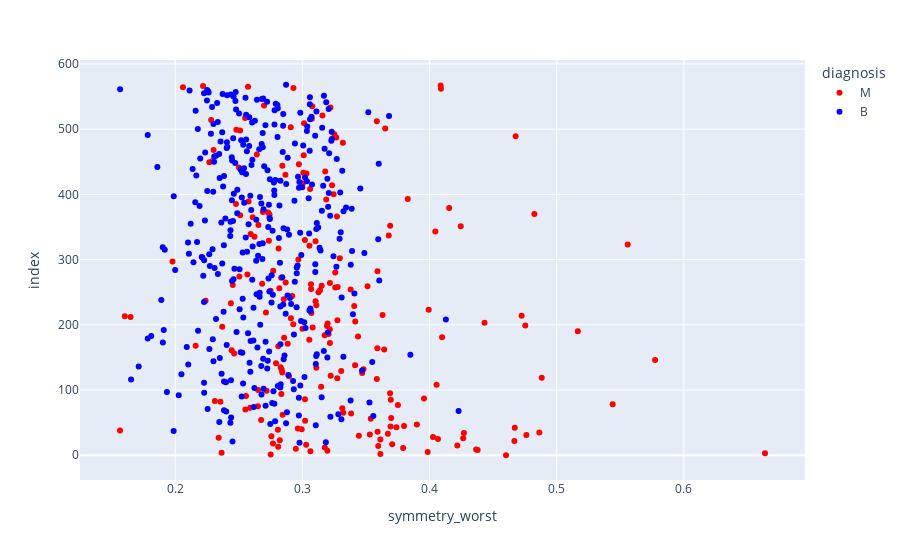

The notebook cell this image was saved under:
### Code cell
px.scatter(data_frame=df,x='symmetry_worst',color='diagnosis',color_discrete_sequence=['red','blue'])

### Figure 1 — Plotly figure (JSON) as saved in the notebook; plotly's stock layout.template omitted (floating-point values rounded to 4 significant figures; data arrays with more than 128 entries replaced by an {"elided": "..."} marker saying what was removed)
{"data": [{"hovertemplate": "diagnosis=M<br>symmetry_worst=%{x}<br>index=%{y}<extra></extra>", "legendgroup": "M", "marker": {"color": "red", "symbol": "circle"}, "mode": "markers", "name": "M", "orientation": "h", "showlegend": true, "type": "scatter", "x": {"elided": "212 float values"}, "xaxis": "x", "y": {"elided": "212 int values"}, "yaxis": "y"}, {"hovertemplate": "diagnosis=B<br>symmetry_worst=%{x}<br>index=%{y}<extra></extra>", "legendgroup": "B", "marker": {"color": "blue", "symbol": "circle"}, "mode": "markers", "name": "B", "orientation": "h", "showlegend": true, "type": "scatter", "x": {"elided": "357 float values"}, "xaxis": "x", "y": {"elided": "357 int values"}, "yaxis": "y"}], "layout": {"legend": {"title": {"text": "diagnosis"}, "tracegroupgap": 0}, "margin": {"t": 60}, "xaxis": {"anchor": "y", "domain": [0, 1], "title": {"text": "symmetry_worst"}}, "yaxis": {"anchor": "x", "domain": [0, 1], "title": {"text": "index"}}}}
